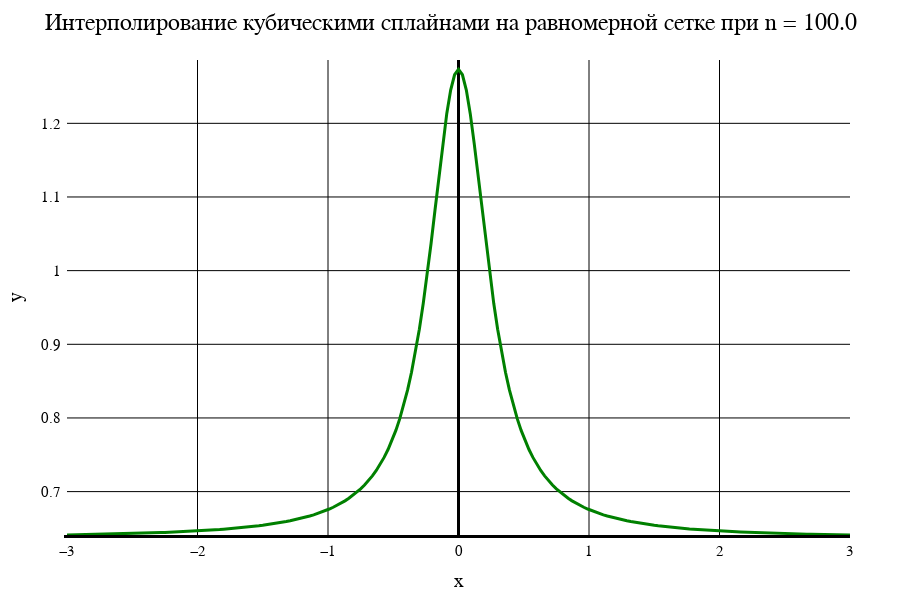

Source (notebook cell):
### Markdown cell above
Сплайн. Равномерная сетка

### Code cell
data3[1]

### Figure 1 — Plotly figure (JSON) as saved in the notebook; plotly's stock layout.template omitted (floating-point values rounded to 4 significant figures; data arrays with more than 128 entries replaced by an {"elided": "..."} marker saying what was removed)
{"data": [{"line": {"color": "green", "width": 3}, "mode": "line", "type": "scatter", "x": {"elided": "201 float values"}, "y": {"elided": "201 float values"}}], "layout": {"coloraxis": {"outlinecolor": "black"}, "font": {"color": "black", "family": "Time New Roman"}, "height": 600, "margin": {"b": 50, "l": 50, "r": 50, "t": 60}, "paper_bgcolor": "white", "plot_bgcolor": "white", "title": {"autosize": false, "font": {"color": "black", "family": "Times New Roman", "size": 24}, "paper_bgcolor": "red", "text": "Интерполирование кубическими сплайнами на равномерной сетке при n = 100.0"}, "width": 900, "xaxis": {"color": "black", "gridcolor": "black", "gridwidth": 1, "linecolor": "black", "linewidth": 3, "tickfont": {"size": 15}, "title": {"font": {"color": "black", "family": "Times New Roman", "size": 20}, "text": "x"}, "zeroline": true, "zerolinecolor": "black", "zerolinewidth": 3}, "yaxis": {"exponentformat": "power", "gridcolor": "black", "gridwidth": 1, "linewidth": 3, "range": [0.6411, 1.286], "tickfont": {"size": 15}, "title": {"font": {"color": "black", "family": "Times New Roman", "size": 20}, "text": "y"}, "zeroline": true, "zerolinecolor": "black", "zerolinewidth": 1}}}
